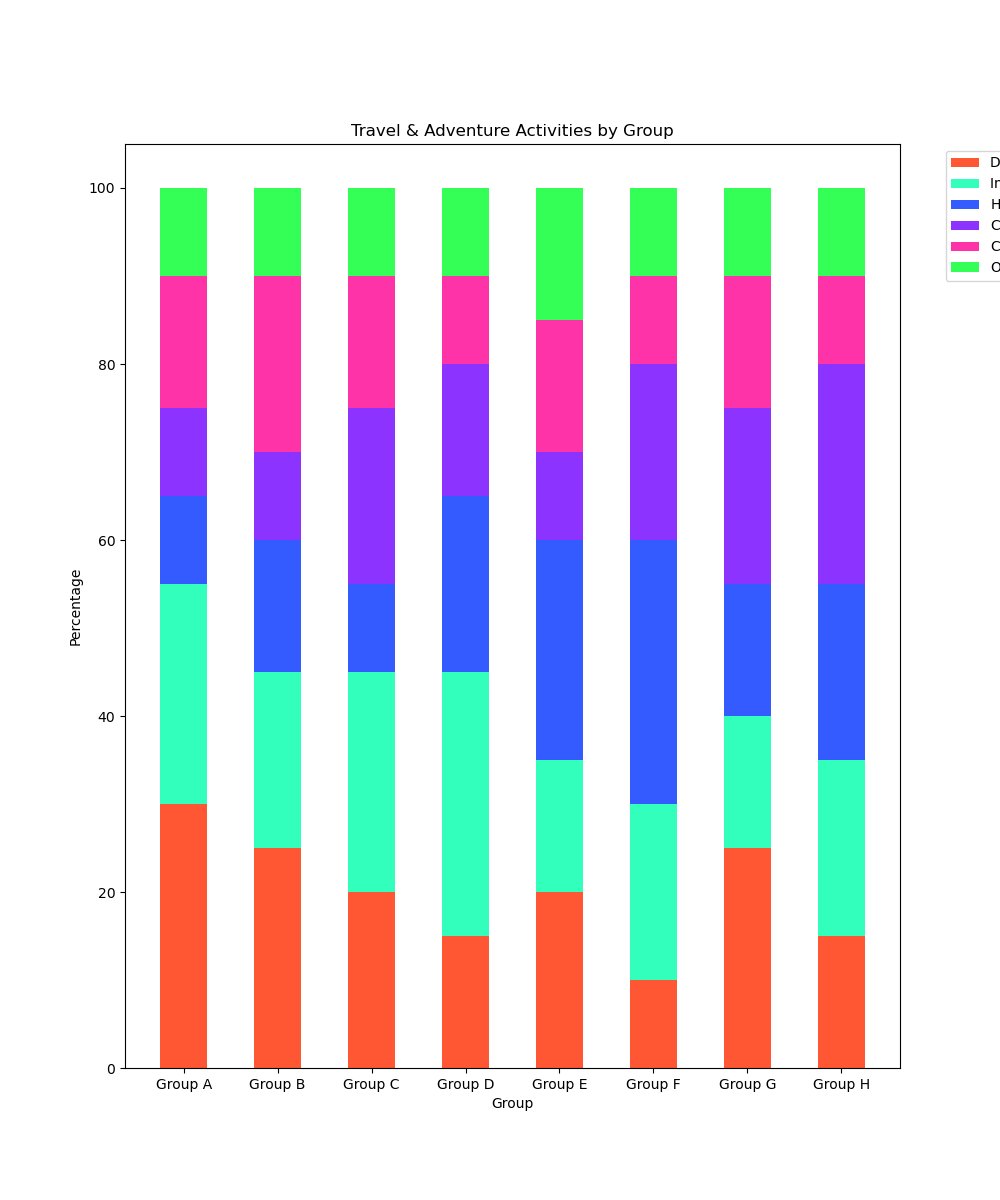

Python code for this plot:

import matplotlib.pyplot as plt
import numpy as np

# Data
labels = ['Group A', 'Group B', 'Group C', 'Group D', 'Group E', 'Group F', 'Group G', 'Group H']
domestic_travel = [30, 25, 20, 15, 20, 10, 25, 15]
international_travel = [25, 20, 25, 30, 15, 20, 15, 20]
hiking = [10, 15, 10, 20, 25, 30, 15, 20]
camping = [10, 10, 20, 15, 10, 20, 20, 25]
cruise = [15, 20, 15, 10, 15, 10, 15, 10]
others = [10, 10, 10, 10, 15, 10, 10, 10]

data = np.array([domestic_travel, international_travel, hiking, camping, cruise, others])
data_cum = data.cumsum(axis=0)

# Colors
colors = ['#FF5733', '#33FFBD', '#335BFF', '#8D33FF', '#FF33A8', '#33FF57']

# Plotting
fig, ax = plt.subplots(figsize=(10, 12))
bar_height = 0.5

# Create stacked bars
for i, (colname, color) in enumerate(zip(['Domestic Travel', 'International Travel', 'Hiking', 'Camping', 'Cruise', 'Others'], colors)):
    heights = data[i]
    starts = data_cum[i] - heights
    ax.bar(labels, heights, bottom=starts, width=bar_height, label=colname, color=color)

# Add legend
ax.legend(loc='upper left', bbox_to_anchor=(1.05, 1))

# Add title and labels
ax.set_title('Travel & Adventure Activities by Group')
ax.set_ylabel('Percentage')
ax.set_xlabel('Group')

plt.show()
